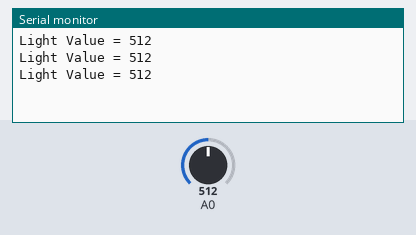
Bench run of a sketch on a simulated Arduino Uno, built with avr-gcc and run on an emulated ATmega328P. Parts: the last lines printed to the serial monitor. The inputs (shaded band) are chosen by the test bench; at power-on: A0 = 512.

Above: at 1.3 s.
1.4 s: A0 set to 716
At 1.9 s:
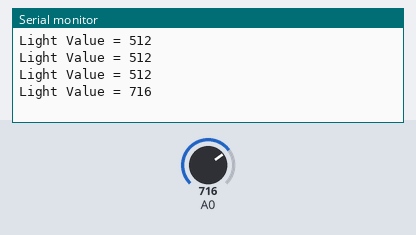
2.9 s: A0 set to 900
At 3.4 s:
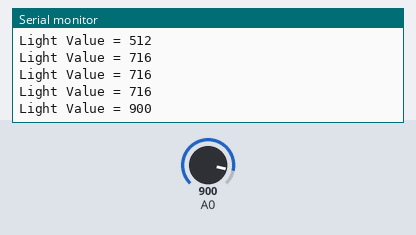
Timing chart, 0 to 5.9 s (numbered marks = the images above; inputs shaded):
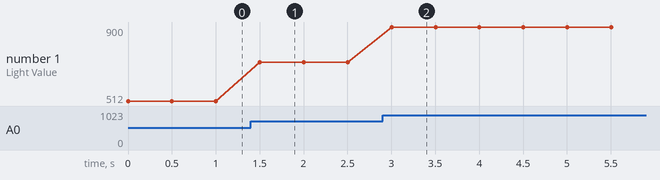

The sketch:

ldr.ino
```cpp
void setup()
{
  Serial.begin(9600);
}

void loop()
{
  int lightValue = analogRead(A0);

  Serial.print("Light Value = ");
  Serial.println(lightValue);

  delay(500);
}
```

Measured:
- after the input at 1.4 s, the serial monitor: prints a new line after 0.10 s (image 1)
- after the input at 2.9 s, the serial monitor: prints a new line after 0.10 s (image 2)
- plotted number 1: 512 → 716 after the input at 1.4 s, 716 → 900 after the input at 2.9 s
